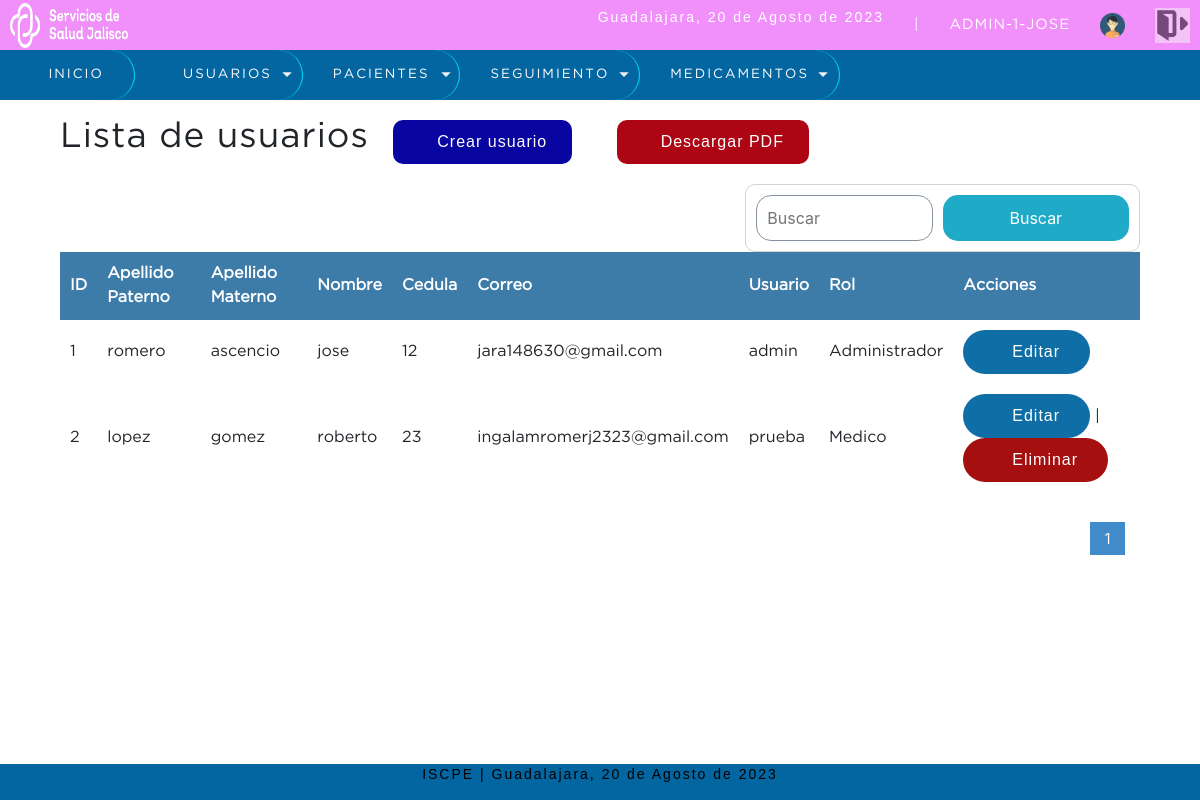
Page /sistema/lista_usuarios.php (signed in) on the earlier database version.
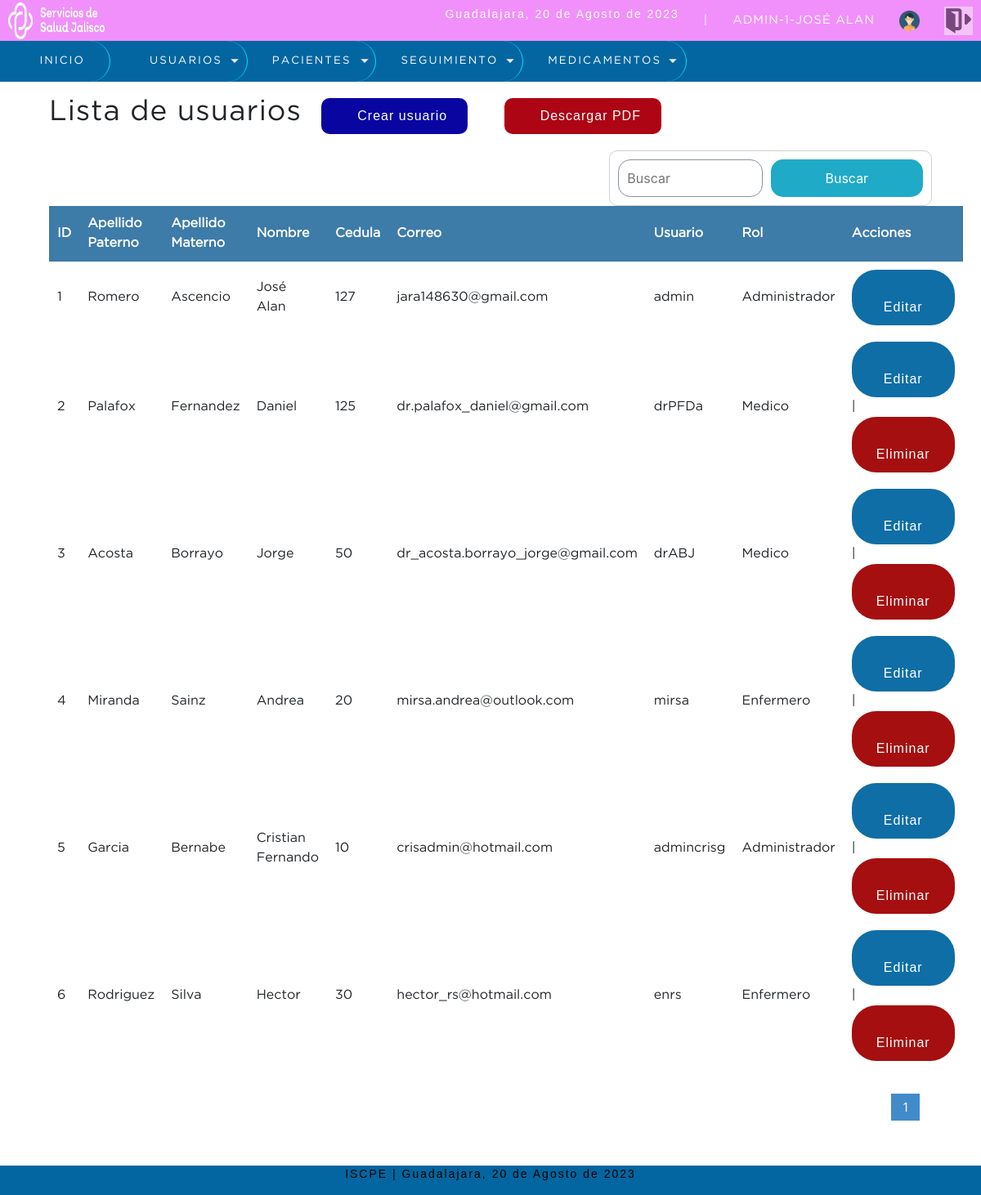
Same page on the later database version.
### tables this page shows
CREATE TABLE `usuario` (
  `idusuario` int(11) NOT NULL,
  `correo` varchar(50) NOT NULL,
  `usuario` varchar(20) NOT NULL,
  `clave` varchar(50) NOT NULL,
  `rol` int(11) NOT NULL,
  `estatus` int(11) NOT NULL DEFAULT 1,
  `nombre` varchar(50) DEFAULT NULL,
  `apellido_paterno` varchar(50) DEFAULT NULL,
  `apellido_materno` varchar(50) DEFAULT NULL,
  `cedula` tinyint(4) DEFAULT NULL
);

CREATE TABLE `rol` (
  `idrol` int(11) NOT NULL,
  `rol` varchar(20) NOT NULL
);

### sistema/includes/functions.php (called while the page is built, shortened)
<?php
    function fecha(){
      $mes = array("","Enero",
                    "Febrero",
                    "Marzo",
                    "Abril",
                    "Mayo",
                    "Junio",
                    "Julio",
                    "Agosto",
                    "Septiembre",
                    "Octubre",
                    "Noviembre",
                    "Diciembre");
        return date('d')." de ". $mes[date('n')]." de ". date('Y');
    }
?>

### sistema/lista_usuarios.php (the view, shortened to what this page needs)
<?php
   include "../conexion.php"
?>
<!DOCTYPE html>
<html lang="en">
<head>
	<?php include "includes/scripts.php"; ?>
</head>
<body>
	<?php include "includes/header.php"; ?>
	<section id="container">
		<h1>Lista de usuarios</h1>
		<a href="registro_usuario.php" class="btn_new"><i class="fa-solid fa-file-circle-plus"></i> Crear usuario</a>
		<a href="reporte_usuarios.php" class="btn_small"><i class="fa-regular fa-file-pdf"></i> Descargar PDF</a>
		<form action="buscar_usuario.php" method="get" class="form_search">
			<input type="text" name="busqueda" id="busqueda" placeholder="Buscar">
			<input type="submit" value="Buscar" class="btn_search">
		</form>
		<table>
			<tr>
				<th>ID</th>
				<th>Apellido Paterno</th>
				<th>Apellido Materno</th>
				<th>Nombre</th>
				<th>Cedula</th>
				<th>Correo</th>
				<th>Usuario</th>
				<th>Rol</th>
				<th>Acciones</th>
			</tr>
		<?php
			$sql_registe = mysqli_query($conection,"SELECT COUNT(*) as total_registro FROM usuario WHERE estatus = 1 ");
			$result_register = mysqli_fetch_array($sql_registe);
			$total_registro = $result_register['total_registro'];
			$por_pagina = 10;
			if(empty($_GET['pagina']))
			{
				$pagina = 1;
			}else{
				$pagina = $_GET['pagina'];
			}
			$desde = ($pagina-1) * $por_pagina;
			$total_paginas = ceil($total_registro / $por_pagina);
			$query = mysqli_query($conection,"SELECT u.idusuario, u.apellido_paterno, u.apellido_materno, u.nombre, u.cedula, u.correo, u.usuario, r.rol FROM usuario u INNER JOIN rol r ON u.rol = r.idrol WHERE estatus = 1 ORDER BY u.idusuario ASC LIMIT $desde,$por_pagina
				");
			$result = mysqli_num_rows($query);
			if($result > 0){
				while ($data = mysqli_fetch_array($query)) {
			?>
				<tr>
					<td><?php echo $data["idusuario"]; ?></td>
					<td><?php echo $data["apellido_paterno"]; ?></td>
					<td><?php echo $data["apellido_materno"]; ?></td>
					<td><?php echo $data["nombre"]; ?></td>
					<td><?php echo $data["cedula"]; ?></td>
					<td><?php echo $data["correo"]; ?></td>
					<td><?php echo $data["usuario"]; ?></td>
					<td><?php echo $data['rol'] ?></td>
					<td>
						<a class="link_edit" href="editar_usuario.php?id=<?php echo $data["idusuario"]; ?>"><i class="fa-solid fa-pen-to-square"></i> Editar</a>
					<?php if($data["idusuario"] != 1){ ?>
						|
						<a class="link_delete" href="eliminar_usuario.php?id=<?php echo $data["idusuario"]; ?>"><i class="fa-solid fa-trash-can"></i> Eliminar</a>
					<?php } ?>
					</td>
				</tr>
		<?php
				}
			}
		 ?>
		</table>
		<div class="paginador">
			<ul>
			<?php
				for ($i=1; $i <= $total_paginas; $i++) {
					if($i == $pagina)
					{
						echo '<li class="pageSelected">'.$i.'</li>';
					}else{
						echo '<li><a href="?pagina='.$i.'">'.$i.'</a></li>';
					}
				}
			 ?>
			</ul>
		</div>
	</section>
	<?php include "includes/footer.php"; ?>
</body>
</html>

### sistema/includes/scripts.php (shortened to what this page needs)
<link rel="stylesheet" type="text/css" href="css/style.css">
<?php  include "functions.php"; ?>
<link rel="stylesheet" href="https://stackpath.bootstrapcdn.com/bootstrap/4.3.1/css/bootstrap.min.css">

### sistema/includes/header.php (shortened to what this page needs)
<header>
		<div class="header">
		    <img src="img/SEV.png" alt="" width="10%" height="150%">
			<div class="optionsBar">
				<p>Guadalajara, <?php echo fecha(); ?></p>
				<span>|</span>
				<span class="user"><?php echo  $_SESSION['user'].'-'.$_SESSION['rol'] .'-'.$_SESSION['nombre'];?></span>
				<img class="photouser" src="img/user.png" alt="Usuario">
				<a href="salir.php"><img class="close" src="img/salir1.png" alt="Salir del sistema" title="Salir"></a>
			</div>
		</div>
	    <?php include "nav.php"; ?>
	</header>

### sistema/includes/nav.php (shortened to what this page needs)
<nav>
			<ul>
				<li><a href="index.php"><i class="fa-solid fa-house"></i> Inicio</a></li>
				<?php
				    if($_SESSION['rol'] == 1){
				?>
				<li class="principal">
					<a href="#" ><i class="fa-solid fa-users"></i> Usuarios</a>
				</li>
				<?php } ?>
				<?php
				    if($_SESSION['rol'] == 1 || $_SESSION['rol'] == 2 || $_SESSION['rol'] == 3){
				?>
					<li class="principal">
						<a href="#">Pacientes</a>
					</li>
				<?php } ?>
				<?php
				    if($_SESSION['rol'] == 1 || $_SESSION['rol'] == 2 || $_SESSION['rol'] == 3 || $_SESSION['rol'] == 4){
				?>
				<li class="principal">
				    <a href="#">Seguimiento</a>
		        </li>
				<?php } ?>
				<li class="principal">
				    <a href="#">Medicamentos</a>
		        </li>
			</ul>
		</nav>

### sistema/includes/footer.php
<footer>
<div class="optionsBar">
<p>ISCPE | Guadalajara, <?php echo fecha(); ?></p>
</div>
</footer>

### sistema/css/style.css (style rules this page uses)
* { margin: 0; padding: 0; box-sizing: border-box; }
body { background: #fdffff; }
h1, h2, h3, h4, h5, h6 { font-family: 'GothamBook'; font-weight: bold; letter-spacing: 1px; }
h1 { font-size: 26px; }
p { font-family: 'arial'; letter-spacing: 2px; font-size: 14px; line-height: 20px; }
a { text-decoration: none; font-family: arial; letter-spacing: 1px; }
span { font-family: 'GothamBook'; letter-spacing: 1px; font-size: 14px; line-height: 20px; }
header { position: fixed; width: 100%; }
.header { color: #FFF; background: #f190fa; height: 50px; display: -webkit-flex; display: -moz-flex; display: -ms-flex; display: -o-flex; display: flex; justify-content: space-between; align-items: center; padding: 10px; }
.optionsBar { display: -webkit-flex; display: -moz-flex; display: -ms-flex; display: -o-flex; display: flex; justify-content: center; align-items: center; }
.optionsBar span { color: #FFF; font-size: 11pt; font-family: 'GothamBook'; text-transform: uppercase; margin-left: 30px; }
.photouser { margin-left: 30px; width: 25px; height: 25px; }
.close { width: 35px; height: 35px; }
.optionsBar a { display: -webkit-flex; display: -moz-flex; display: -ms-flex; display: -o-flex; display: flex; margin-left: 30px; }
nav ul { background: #0366a0; list-style: none; display: -webkit-flex; display: -moz-flex; display: -ms-flex; display: -o-flex; display: flex; justify-content: left; align-items: center; }
nav ul > li a { position: relative; }
nav a { color: #fffefe; display: block; border-radius: 30px; font-size: 10pt; font-family: 'GothamBook'; padding: 15px 30px; text-transform: uppercase; letter-spacing: 2px; transition: background .5s; border-right: 1px solid #01e1ff; }
nav .principal > a { background: url(../images/arrow_bottom.png) no-repeat; border-radius: 30px; background-position-x: 0%; background-position-y: 0%; background-size: auto auto; background-position: 94% center; background-size: 10px; }
#container { padding: 100px 60px 60px; }
form { background: #f3eff3fd; margin: auto; padding: 70px 80px; border: 1px solid #d1d1d1; }
input,select { display: block; width: 100%; font-size: 15pt; padding: 10px; border: 1px solid #85929e; border-radius: 15px; }
#container h1 { font-size: 35px; display: inline-block; }
.btn_new { display: inline-block; background: #0805a1; color: #FFF; padding: 10px 25px; border-radius: 10px; margin: 20px; }
.btn_small { display: inline-block; background: #ad0513; color: #FFF; padding: 10px 25px; border-radius: 10px; margin: 20px; }
table { border-collapse: collapse; font-size: 12pt; font-family: 'GothamBook'; width: 100%; }
table th { text-align: left; padding: 10px; background: #3d7ba8; color: #FFF; }
table tr:nth-child(odd) { background: #FFF; }
table td { padding: 10px; }
.link_edit { background-color: #0f6ea5; border-radius: 30px; border: none; color: white; padding: 10px 30px; text-align: center; text-decoration: none; display: inline-block; font-size: 16px; }
.link_delete { background-color: #a50f0f; border-radius: 30px; border: none; color: white; padding: 10px 30px; text-align: center; text-decoration: none; display: inline-block; font-size: 16px; }
.paginador ul { padding: 15px; list-style: none; background: #FFF; margin-top: 15px; display: -webkit-flex; display: -moz-flex; display: -ms-flex; display: -o-flex; display: flex; justify-content: flex-end; }
.paginador a, .pageSelected { color: #07afda; border: 1px solid #ddd; padding: 5px; display: inline-block; font-size: 14px; text-align: center; width: 35px; }
.pageSelected { color: #FFF; background: #428bca; border: 1px solid #428bca; }
.form_search { display: -webkit-flex; display: -moz-flex; display: -ms-flex; display: -o-flex; display: flex; float: right; background: initial; padding: 10px; border-radius: 10px; }
.form_search .btn_search { background: #1faac8; color: #FFF; padding: 0 20px; border: 0; cursor: pointer; margin-left: 10px; }
footer { position: fixed; left: 0; bottom: 0; width: 100%; background: #0366a0; color:#000000; }

Differences in the rows shown:
changed usuario "jara148630@gmail.com": apellido_paterno "romero" → "Romero"; apellido_materno "ascencio" → "Ascencio"; nombre "jose" → "José Alan"; cedula "12" → "127"
changed usuario id 2: apellido_paterno "lopez" → "Palafox"; apellido_materno "gomez" → "Fernandez"; nombre "roberto" → "Daniel"; cedula "23" → "125"; correo "ingalamromerj2323@gmail.com" → "dr.palafox_daniel@gmail.com"; usuario "prueba" → "drPFDa"
added usuario: idusuario "3", apellido_paterno "Acosta", apellido_materno "Borrayo", nombre "Jorge", cedula "50", correo "dr_acosta.borrayo_jorge@gmail.com", usuario "drABJ", rol.rol "Medico"
added usuario: idusuario "4", apellido_paterno "Miranda", apellido_materno "Sainz", nombre "Andrea", cedula "20", correo "mirsa.andrea@outlook.com", usuario "mirsa", rol.rol "Enfermero"
added usuario: idusuario "5", apellido_paterno "Garcia", apellido_materno "Bernabe", nombre "Cristian Fernando", cedula "10", correo "crisadmin@hotmail.com", usuario "admincrisg", rol.rol "Administrador"
added usuario: idusuario "6", apellido_paterno "Rodriguez", apellido_materno "Silva", nombre "Hector", cedula "30", correo "hector_rs@hotmail.com", usuario "enrs", rol.rol "Enfermero"
Other differences:
$_SESSION['nombre']: "JOSE" → "JOSÉ ALAN"
